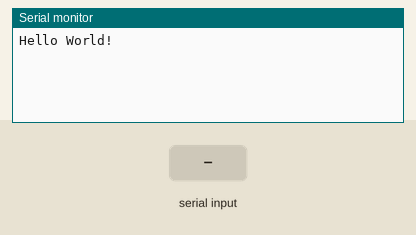
The sketch below on a simulated Arduino Uno, built with avr-gcc and run on an emulated ATmega328P. On the bench: the last lines printed to the serial monitor. The test bench sets the inputs (shaded band).

Above: at 1.2 s.
1.3 s: byte 30 received over Serial
At 2.5 s:
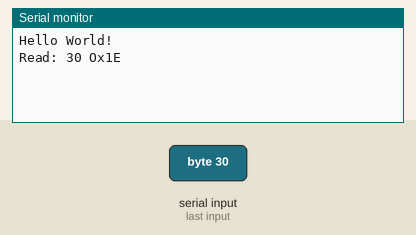
2.8 s: byte 90 received over Serial
At 3.6 s:
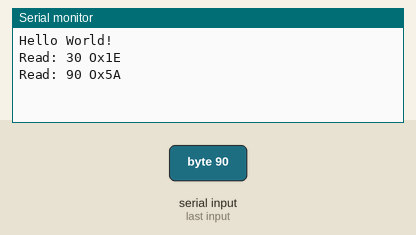
4.3 s: byte 120 received over Serial
At 4.8 s:
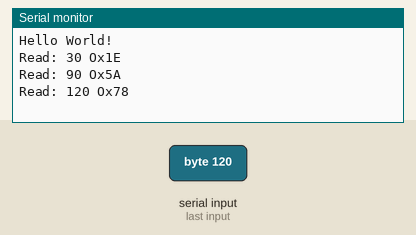

The sketch:

Serial_Code.ino
```cpp
void setup() {
  // put your setup code here, to run once:
  Serial.begin(9600);
  Serial.println("Hello World!\n");
}

void loop() {
  // put your main code here, to run repeatedly:
  if (Serial.available()){
    int inByte = Serial.read();
    Serial.print("Read: ");
    Serial.print(inByte);
    Serial.print(" Ox");
    Serial.println(inByte, HEX);
  }
}
```

Measured:
- after the input at 1.3 s, the serial monitor: prints a new line at once (image 1)
- after the input at 2.8 s, the serial monitor: prints a new line at once (image 2)
- after the input at 4.3 s, the serial monitor: prints a new line at once (image 3)
